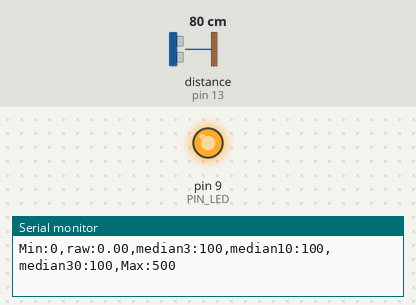
Simulated run of this sketch. Board: Arduino Uno, built with avr-gcc and run on an emulated ATmega328P. Parts: output pins drawn as LEDs (lit = HIGH), the last lines printed to the serial monitor. Wiring (inferred from the names in the program): ultrasonic range finder: trigger pin 12; echo pin 13. The test bench sets the inputs (shaded band); at power-on: distance to the obstacle (sensor on pin 13) 80 cm. The echo pulse lasts 58.3 µs per cm; pins used as bus, display or sensor lines are not drawn.

Above: at 1.2 s.
1.3 s: distance to the obstacle (sensor on pin 13) set to 34 cm
2.8 s: distance to the obstacle (sensor on pin 13) set to 28 cm
At 4.0 s:
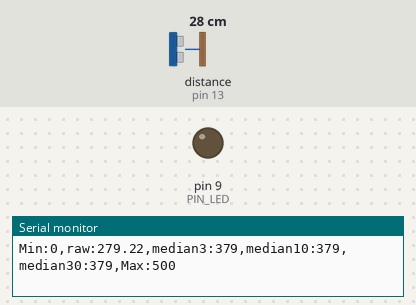
4.3 s: distance to the obstacle (sensor on pin 13) set to 2 cm
At 5.2 s:
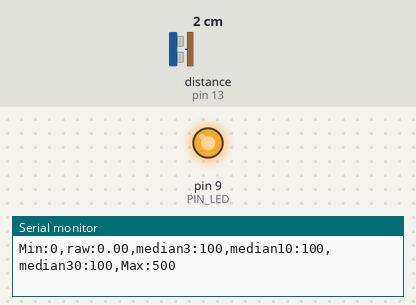
5.8 s: distance to the obstacle (sensor on pin 13) set to 18 cm
At 6.3 s:
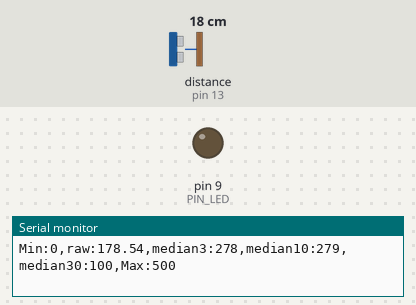
Timing chart, 0 to 8.3 s (numbered marks = the images above; inputs shaded):
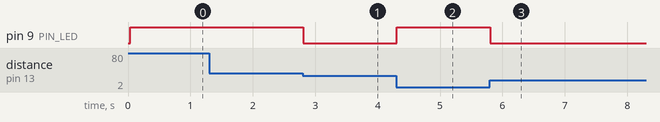

The sketch:

_____.ino
```cpp
// Arduino pin assignment
#define PIN_LED 9
#define PIN_TRIG 12
#define PIN_ECHO 13

// configurable parameters
#define SND_VEL 346.0 // sound velocity at 24 celsius degree (unit: m/s)
#define INTERVAL 25 // sampling interval (unit: ms)
#define _DIST_MIN 100 // minimum distance to be measured (unit: mm)
#define _DIST_MAX 300 // maximum distance to be measured (unit: mm)
#define _DIST_ALPHA 0.5 // EMA weight of new sample (range: 0 to 1). Setting this value to 1 effectively disables EMA filter.

// global variables
int num1[3];
int num2[10];
int num3[30];

int total1 = 0;
int total2 = 0;
int total3 = 0;
int a1 = 0;
int a2 = 0;
int a3 = 0;
float timeout; // unit: us
float dist_min, dist_max, dist_raw, dist_ema, alpha; // unit: mm
unsigned long last_sampling_time; // unit: ms
float scale; // used for pulse duration to distance conversion

void setup() {
// initialize GPIO pins
  pinMode(PIN_LED,OUTPUT);
  pinMode(PIN_TRIG,OUTPUT);
  digitalWrite(PIN_TRIG, LOW);
  pinMode(PIN_ECHO,INPUT);

// initialize USS related variables
  dist_min = _DIST_MIN;
  dist_max = _DIST_MAX;
  alpha = _DIST_ALPHA;
  timeout = (INTERVAL / 2) * 1000.0; // precalculate pulseIn() timeout value. (unit: us)
  dist_raw = 0.0; // raw distance output from USS (unit: mm)
  scale = 0.001 * 0.5 * SND_VEL;

// initialize serial port
  Serial.begin(57600);

// initialize last sampling time
  last_sampling_time = 0;
  for(int i = 0; i < 3; i++){
    num1[i] = 0;
  }
  for(int i = 0; i < 10; i++){
    num2[i] = 0;
  }
  for(int i = 0; i < 30; i++){
    num3[i] = 0;
  }
}

void loop() {
// wait until next sampling time.
// millis() returns the number of milliseconds since the program started. Will overflow after 50 days.
  if(millis() < last_sampling_time + INTERVAL) return;

// get a distance reading from the USS
  dist_raw = USS_measure(PIN_TRIG,PIN_ECHO);
  num1[a1] = dist_raw;
  a1++;
  if (a1 >= 3){
    a1 = 0;
  }
  int ema1 = num1[1];
  num2[a2] = dist_raw;
  a2++;
  if (a2 >= 10){
    a2 = 0;
  }
  int ema2 = (num2[4] + num2[5])/2;
  num3[a3] = dist_raw;
  a3++;
  if (a3 >= 30){
    a3 = 0;
  }
  int ema3 = (num3[14] + num3[15])/2;

// output the read value to the serial port
  Serial.print("Min:0,");
  Serial.print("raw:");
  Serial.print(dist_raw);
  Serial.print(",");
  Serial.print("median3:");
  Serial.print(map(ema1,0,400,100,500));
  Serial.print(",");
  Serial.print("median10:");
  Serial.print(map(ema2,0,400,100,500));
  Serial.print(",");
  Serial.print("median30:");
  Serial.print(map(ema3,0,400,100,500));
  Serial.print(",");
//  Serial.print(map(dist_ema,0,400,100,500));
  Serial.println("Max:500");


// turn on the LED if the distance is between dist_min and dist_max
  if(dist_raw < dist_min || dist_raw > dist_max) {
    analogWrite(PIN_LED, 255);
  }
  else {
    analogWrite(PIN_LED, 0);
  }

// update last sampling time
  last_sampling_time += INTERVAL;
}

// get a distance reading from USS. return value is in millimeter.
float USS_measure(int TRIG, int ECHO)
{
  float reading;
  digitalWrite(TRIG, HIGH);
  delayMicroseconds(10);
  digitalWrite(TRIG, LOW);
  reading = pulseIn(ECHO, HIGH, timeout) * scale; // unit: mm
  if(reading < dist_min || reading > dist_max) reading = 0.0; // return 0 when out of range.
  return reading;
}
```

Measured:
- the behaviour switches between 31 and 30 cm on distance to the obstacle (sensor on pin 13) (found by bisection; images 0 and 1)
- after the input at 2.8 s, pin 9 (PIN_LED): HIGH → LOW at once
- after the input at 4.3 s, pin 9 (PIN_LED): LOW → HIGH at once
- after the input at 5.8 s, pin 9 (PIN_LED): HIGH → LOW at once
